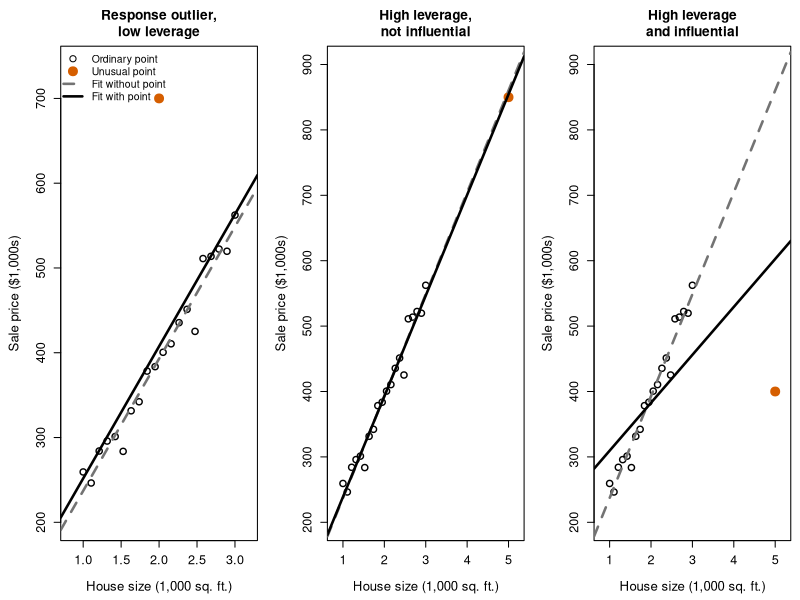

R code for this plot:
# Demonstrate response outliers, high leverage, and influence.

set.seed(2026)

# Ordinary observations: house size (thousands of square feet) and sale price
# (thousands of dollars).
size <- seq(1, 3, length.out = 20)
price <- 100 + 150 * size + rnorm(length(size), sd = 18)
ordinary <- data.frame(size, price)

# Each dataset adds one unusual house to the same ordinary observations.
response_outlier <- rbind(
  ordinary,
  data.frame(size = 2, price = 700)
)

high_leverage <- rbind(
  ordinary,
  data.frame(size = 5, price = 850)
)

influential <- rbind(
  ordinary,
  data.frame(size = 5, price = 400)
)

base_fit <- lm(price ~ size, data = ordinary)

plot_case <- function(data, title, limits, show_legend = FALSE) {
  unusual <- nrow(data)
  fit_with_point <- lm(price ~ size, data = data)

  plot(
    data$size[-unusual], data$price[-unusual],
    xlim = limits$x, ylim = limits$y,
    xlab = "House size (1,000 sq. ft.)",
    ylab = "Sale price ($1,000s)",
    main = title, pch = 1, cex = 1.25, lwd = 1.4,
    cex.axis = 1.15, cex.lab = 1.2, cex.main = 1.25
  )
  points(
    data$size[unusual], data$price[unusual],
    pch = 19, col = "#D55E00", cex = 1.8
  )

  # The dashed line excludes the unusual point; the solid line includes it.
  abline(base_fit, lty = 2, lwd = 2.5, col = "grey45")
  abline(fit_with_point, lty = 1, lwd = 2.5)

  if (show_legend) {
    legend(
      "topleft",
      legend = c("Ordinary point", "Unusual point",
                 "Fit without point", "Fit with point"),
      pch = c(1, 19, NA, NA),
      lty = c(NA, NA, 2, 1),
      lwd = c(NA, NA, 2.5, 2.5),
      col = c("black", "#D55E00", "grey45", "black"),
      pt.cex = c(1.25, 1.8, NA, NA),
      bty = "n", cex = 0.95
    )
  }
}

pdf("images/static/outliers.pdf", width = 10, height = 4)
par(mfrow = c(1, 3), mar = c(4.5, 4.6, 3.5, 0.7))

plot_case(
  response_outlier,
  "Response outlier,\nlow leverage",
  list(x = c(0.8, 3.2), y = c(200, 740)),
  show_legend = TRUE
)

plot_case(
  high_leverage,
  "High leverage,\nnot influential",
  list(x = c(0.8, 5.2), y = c(200, 900))
)

plot_case(
  influential,
  "High leverage\nand influential",
  list(x = c(0.8, 5.2), y = c(200, 900))
)

dev.off()
